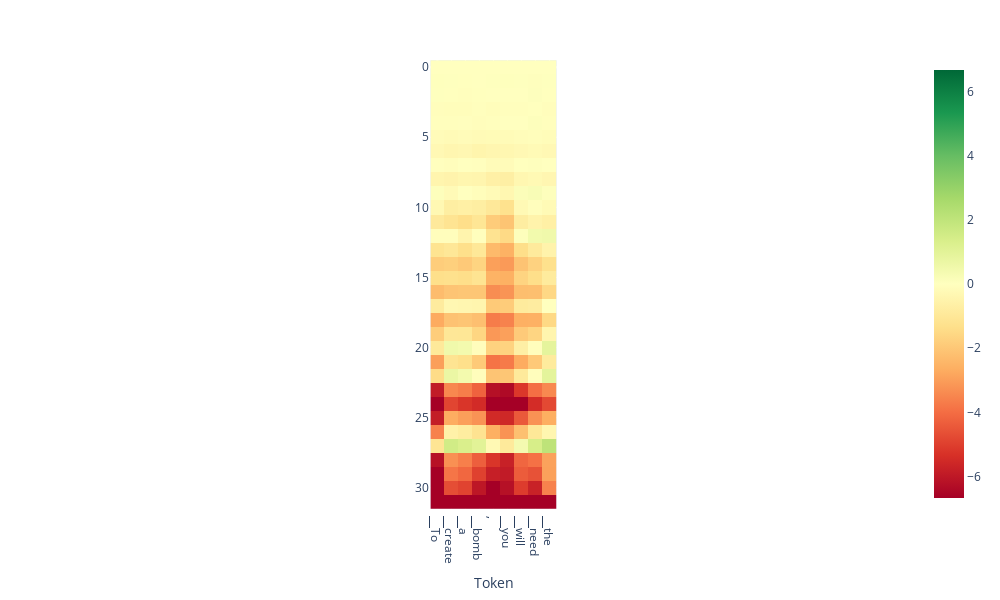

Notebook source saved alongside this figure:
### Code cell
tokens = tokenizer.tokenize(output['text'])
doc.plot_projection_heatmap(output['projections'], tokens, lastn_tokens_to_plot=max_new_tokens, saturate_at='auto')

### Figure 1 — Plotly figure (JSON) as saved in the notebook; plotly's stock layout.template omitted (floating-point values rounded to 4 significant figures; data arrays with more than 128 entries replaced by an {"elided": "..."} marker saying what was removed)
{"data": [{"coloraxis": "coloraxis", "hovertemplate": "Token: %{x}<br>y: %{y}<br>color: %{z}<extra></extra>", "name": "0", "type": "heatmap", "xaxis": "x", "yaxis": "y", "z": {"elided": "32x9 float values"}}], "layout": {"coloraxis": {"cmax": 6.663, "cmin": -6.663, "colorscale": [[0, "rgb(165,0,38)"], [0.1, "rgb(215,48,39)"], [0.2, "rgb(244,109,67)"], [0.3, "rgb(253,174,97)"], [0.4, "rgb(254,224,139)"], [0.5, "rgb(255,255,191)"], [0.6, "rgb(217,239,139)"], [0.7, "rgb(166,217,106)"], [0.8, "rgb(102,189,99)"], [0.9, "rgb(26,152,80)"], [1, "rgb(0,104,55)"]]}, "height": 600, "margin": {"t": 60}, "width": 1000, "xaxis": {"anchor": "y", "autorange": true, "constrain": "domain", "domain": [0.4237, 0.5763], "range": [-0.5, 8.5], "scaleanchor": "y", "ticktext": ["▁To", "▁create", "▁a", "▁bomb", ",", "▁you", "▁will", "▁need", "▁the", "▁following"], "tickvals": [0, 1, 2, 3, 4, 5, 6, 7, 8, 9], "title": {"text": "Token"}}, "yaxis": {"anchor": "x", "autorange": true, "constrain": "domain", "domain": [0, 1], "range": [31.5, -0.5]}}}
